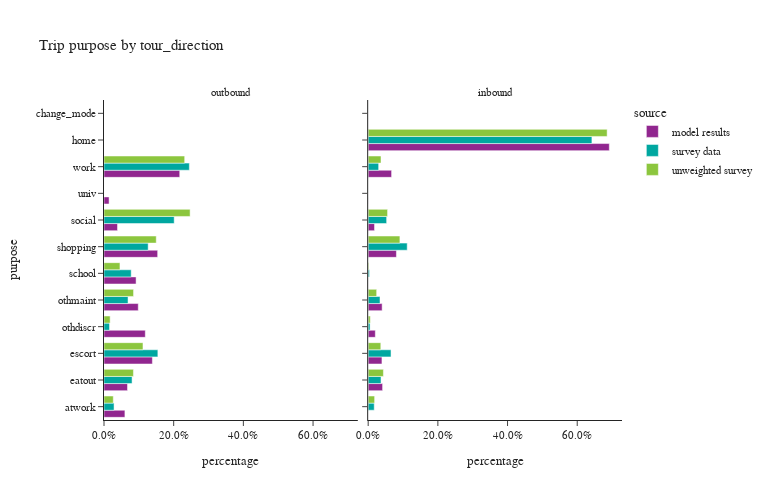

Here is the notebook cell this chart was saved with:
### Markdown cell above
- removed survey trips with no matching tours

### Code cell
df_plot = trip_wTour.groupby(['source','tour_direction','purpose'])['trip_weight'].sum().reset_index()
df_plot['percentage'] = df_plot.groupby(['source','tour_direction'], group_keys=False)['trip_weight']. \
    apply(lambda x: x / float(x.sum()))

fig = px.bar(df_plot,
             x="percentage", y="purpose", color="source",barmode="group",
             facet_col='tour_direction', facet_col_wrap=2, orientation='h',
             category_orders={"tour_direction": ["outbound", "inbound"]},
             title="Trip purpose by " + 'tour_direction')
fig.for_each_annotation(lambda a: a.update(text = a.text.split("=")[-1]))
fig.update_layout(height=500, width=770)
fig.for_each_xaxis(lambda a: a.update(tickformat = ".1%"))
fig.update_yaxes()
fig.show()

### Figure 1 — Plotly figure (JSON) as saved in the notebook; plotly's stock layout.template omitted (floating-point values rounded to 4 significant figures)
{"data": [{"alignmentgroup": "True", "hovertemplate": "source=model results<br>tour_direction=outbound<br>percentage=%{x}<br>purpose=%{y}<extra></extra>", "legendgroup": "model results", "marker": {"color": "#91268F", "pattern": {"shape": ""}}, "name": "model results", "offsetgroup": "model results", "orientation": "h", "showlegend": true, "textposition": "auto", "type": "bar", "x": [0.06001, 0.06742, 0.1389, 0.1185, 0.09834, 0.09206, 0.154, 0.03876, 0.01457, 0.2174], "xaxis": "x", "y": ["atwork", "eatout", "escort", "othdiscr", "othmaint", "school", "shopping", "social", "univ", "work"], "yaxis": "y"}, {"alignmentgroup": "True", "hovertemplate": "source=model results<br>tour_direction=inbound<br>percentage=%{x}<br>purpose=%{y}<extra></extra>", "legendgroup": "model results", "marker": {"color": "#91268F", "pattern": {"shape": ""}}, "name": "model results", "offsetgroup": "model results", "orientation": "h", "showlegend": false, "textposition": "auto", "type": "bar", "x": [0.04135, 0.03952, 0.6921, 0.0205, 0.04003, 0.08101, 0.0182, 0.0001118, 0.06719], "xaxis": "x2", "y": ["eatout", "escort", "home", "othdiscr", "othmaint", "shopping", "social", "univ", "work"], "yaxis": "y2"}, {"alignmentgroup": "True", "hovertemplate": "source=survey data<br>tour_direction=outbound<br>percentage=%{x}<br>purpose=%{y}<extra></extra>", "legendgroup": "survey data", "marker": {"color": "#00A7A0", "pattern": {"shape": ""}}, "name": "survey data", "offsetgroup": "survey data", "orientation": "h", "showlegend": true, "textposition": "auto", "type": "bar", "x": [0.02884, 0.08057, 0.1546, 0.01581, 0.06899, 0.07804, 0.1268, 0.2014, 0.245], "xaxis": "x", "y": ["atwork", "eatout", "escort", "othdiscr", "othmaint", "school", "shopping", "social", "work"], "yaxis": "y"}, {"alignmentgroup": "True", "hovertemplate": "source=survey data<br>tour_direction=inbound<br>percentage=%{x}<br>purpose=%{y}<extra></extra>", "legendgroup": "survey data", "marker": {"color": "#00A7A0", "pattern": {"shape": ""}}, "name": "survey data", "offsetgroup": "survey data", "orientation": "h", "showlegend": false, "textposition": "auto", "type": "bar", "x": [0.01737, 1.353e-07, 0.03685, 0.06555, 0.6421, 0.005437, 0.03393, 0.00369, 0.112, 0.05297, 0.03005], "xaxis": "x2", "y": ["atwork", "change_mode", "eatout", "escort", "home", "othdiscr", "othmaint", "school", "shopping", "social", "work"], "yaxis": "y2"}, {"alignmentgroup": "True", "hovertemplate": "source=unweighted survey<br>tour_direction=outbound<br>percentage=%{x}<br>purpose=%{y}<extra></extra>", "legendgroup": "unweighted survey", "marker": {"color": "#8CC63E", "pattern": {"shape": ""}}, "name": "unweighted survey", "offsetgroup": "unweighted survey", "orientation": "h", "showlegend": true, "textposition": "auto", "type": "bar", "x": [0.02665, 0.08448, 0.1119, 0.01763, 0.08483, 0.04581, 0.15, 0.2472, 0.2316], "xaxis": "x", "y": ["atwork", "eatout", "escort", "othdiscr", "othmaint", "school", "shopping", "social", "work"], "yaxis": "y"}, {"alignmentgroup": "True", "hovertemplate": "source=unweighted survey<br>tour_direction=inbound<br>percentage=%{x}<br>purpose=%{y}<extra></extra>", "legendgroup": "unweighted survey", "marker": {"color": "#8CC63E", "pattern": {"shape": ""}}, "name": "unweighted survey", "offsetgroup": "unweighted survey", "orientation": "h", "showlegend": false, "textposition": "auto", "type": "bar", "x": [0.01847, 5.531e-05, 0.0437, 0.03623, 0.6858, 0.00614, 0.02434, 0.00177, 0.09104, 0.05564, 0.03678], "xaxis": "x2", "y": ["atwork", "change_mode", "eatout", "escort", "home", "othdiscr", "othmaint", "school", "shopping", "social", "work"], "yaxis": "y2"}], "layout": {"annotations": [{"font": {}, "showarrow": false, "text": "outbound", "x": 0.245, "xanchor": "center", "xref": "paper", "y": 1.0, "yanchor": "bottom", "yref": "paper"}, {"font": {}, "showarrow": false, "text": "inbound", "x": 0.755, "xanchor": "center", "xref": "paper", "y": 1.0, "yanchor": "bottom", "yref": "paper"}], "barmode": "group", "height": 500, "legend": {"title": {"text": "source"}, "tracegroupgap": 0}, "title": {"text": "Trip purpose by tour_direction"}, "width": 770, "xaxis": {"anchor": "y", "domain": [0.0, 0.49], "tickformat": ".1%", "title": {"text": "percentage"}}, "xaxis2": {"anchor": "y2", "domain": [0.51, 1.0], "matches": "x", "tickformat": ".1%", "title": {"text": "percentage"}}, "yaxis": {"anchor": "x", "domain": [0.0, 1.0], "title": {"text": "purpose"}}, "yaxis2": {"anchor": "x2", "domain": [0.0, 1.0], "matches": "y", "showticklabels": false}}}
